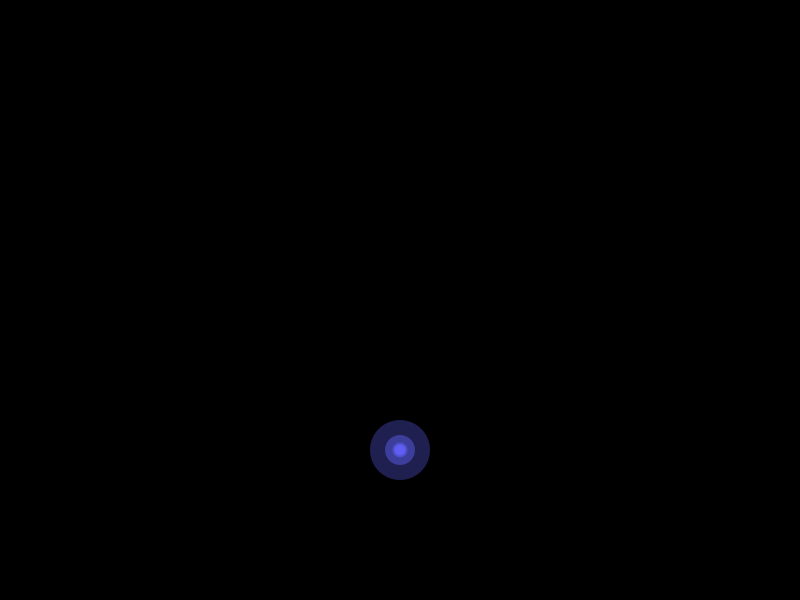
Frame 1 (no input)
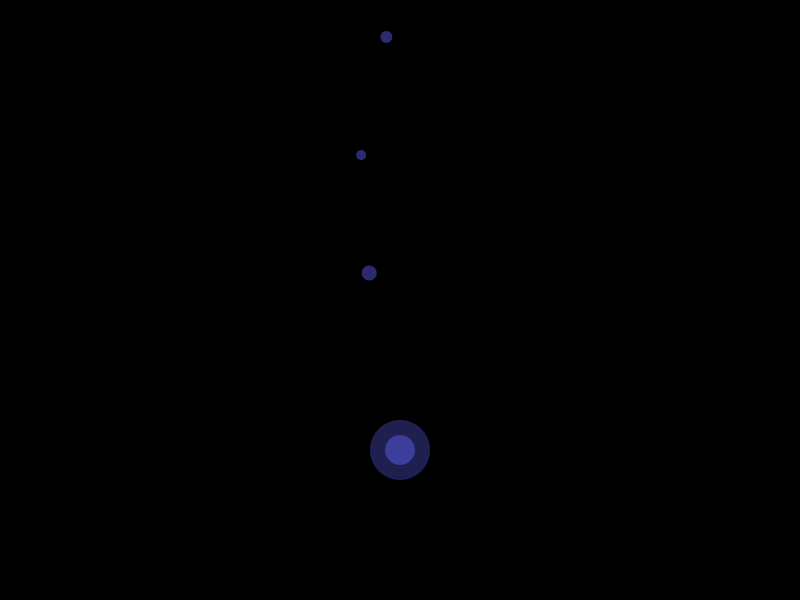
Frame 60 (the mouse pressed at the canvas centre just before this capture)
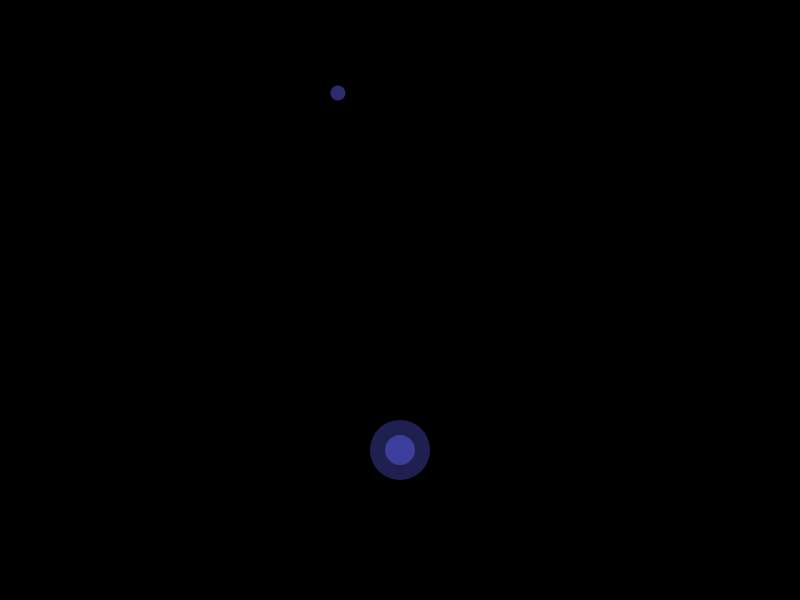
Frame 120 (the mouse held since frame 60 and released just before this capture)

The Processing sketch that drew these frames (run headless with seeded random() and noise(); from frame 60 on, the mouse is pressed at the canvas centre):

// Processing sketch: awa
// ── awa.pde
void setup(){
  background(0);
  smooth();
  size(800, 600);
  frameRate(15);
  noStroke();
}

float r = 60;
float awax1 = 400;
float awax2 = 400;
float awax3 = 400;
float awax4 = 400;
float away1 = 450;
float away2 = 450;
float away3 = 450;    
float away4 = 450;    
    
void draw(){
  background(0);
  fill(100, 100, 255, 80);
  ellipse(400, 450, r, r);
  fill(100, 100, 255, 110);
  ellipse(400, 450, r-30, r-30);
  
  ellipse(awax1, away1, 10, 10);
  away1 = away1 - 5;
  awax1 = awax1 - noise(-10, 10);
  
  ellipse(awax2, away2, 12, 12);
  away2 = away2 - 7;
  awax2 = awax2 - noise(-4, 4);

  ellipse(awax3, away3, 15, 15);
  away3 = away3 - 3;
  awax3 = awax3 - noise(-6, 6);
  
  ellipse(awax4, away4, 10, 10);
  away4 = away4 - 8;
  awax4 = awax4 - noise(-15, 15);
}
